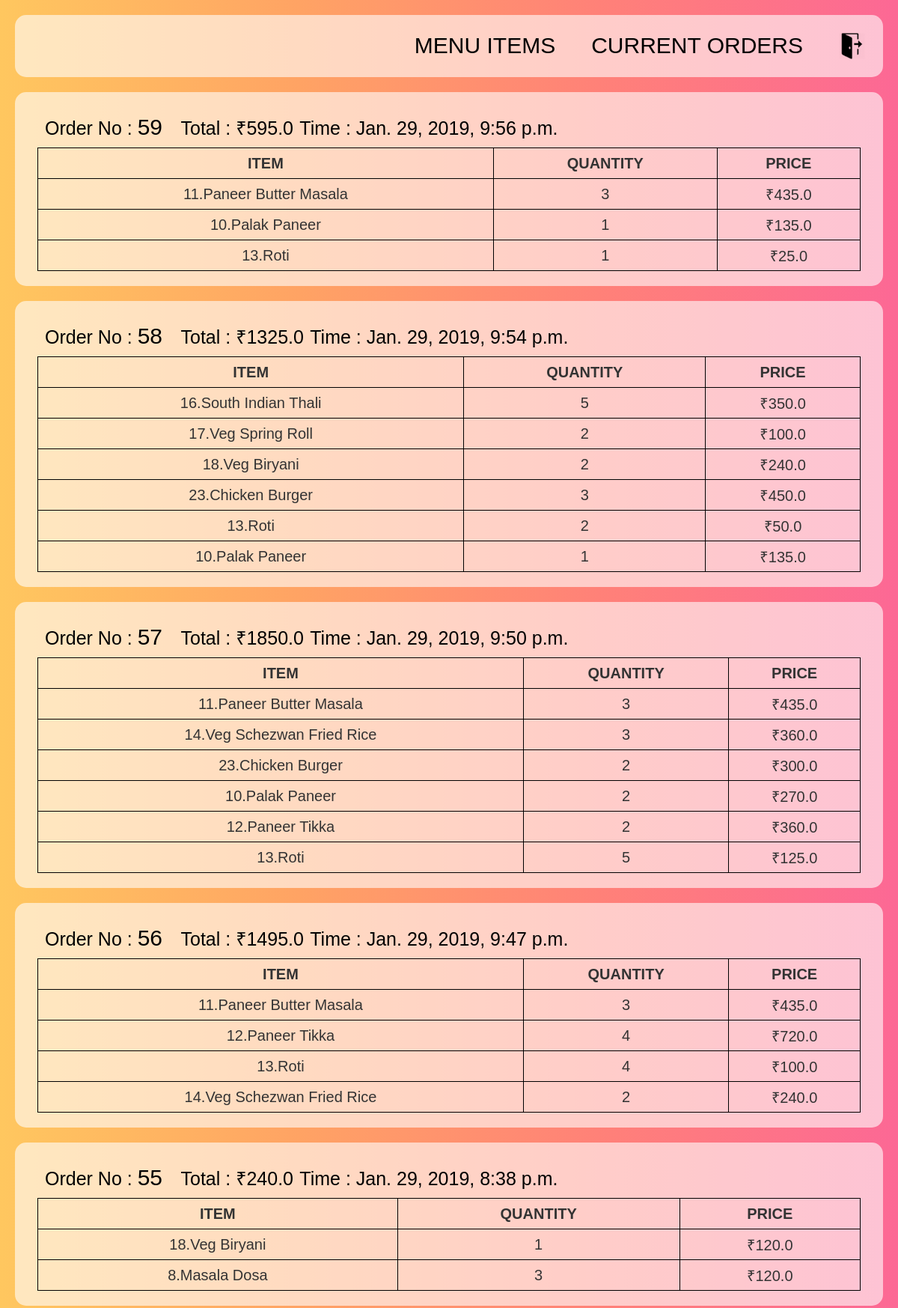
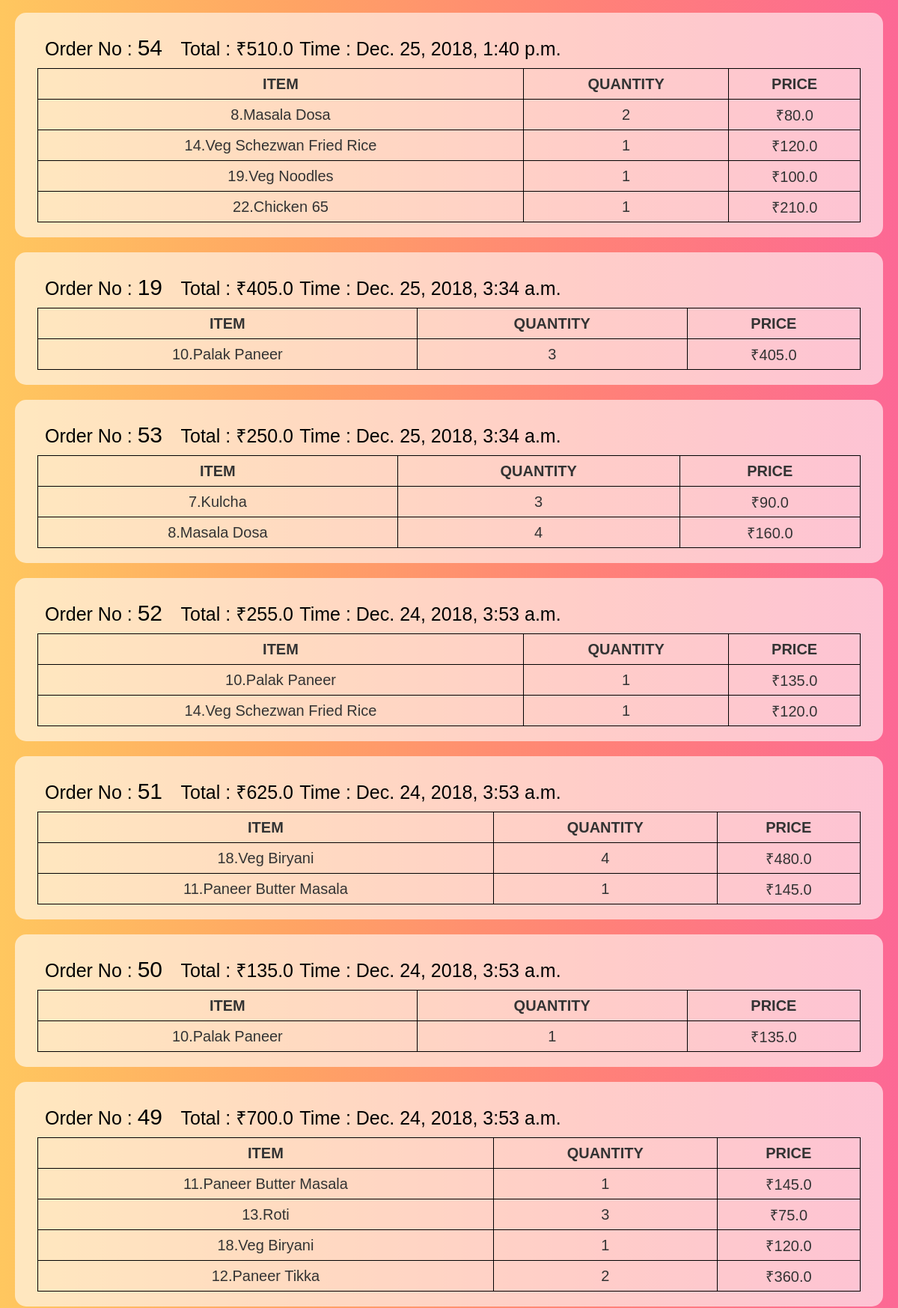
Page /showHistory/ (signed in, upper part) on the committed database (2 pictures, top to bottom).
### customer/models.py (models this page shows)
class History(models.Model):
	orderNum = models.IntegerField()
	timeStamp = models.DateTimeField()
	itemNum = models.IntegerField()
	itemName = models.CharField(max_length=30,default="NA")
	quantity = models.IntegerField(default=0)
	price = models.FloatField()

### SmartOrder/views.py (the view)
# urls.py: path('showHistory/',Rviews.showHistory,name="showHistory"),
@login_required(login_url='managerLogin')
def showHistory(request):
	history = History.objects.all().order_by("-timeStamp")
	orderNumbers = []
	for h in history:
		if(h.orderNum not in orderNumbers):
			orderNumbers.append(h.orderNum)
	orderItems = []
	for oListNum in orderNumbers:
		items = History.objects.filter(orderNum = oListNum)
		total=0
		if items:
			for i in items:
				total += i.price
			orderSet = {'orderNum':oListNum,'items':items,'time':items[0].timeStamp,'total':total}
			orderItems.append(orderSet)
	context = {'orderItems':orderItems}
	print(context['orderItems'][0])
	return render(request,"history.html",context)

### templates/history.html (shortened to what this page needs)
{%extends "restBase.html" %}
{%block body %}
<div class="navbar">
	{%load static%}
	<form method="GET" action="{% url 'managerLogout' %}">
		<button class="navButton" type="submit">
		<img src="{% static 'Images/logout.png' %}" class="image" alt="LOGOUT" align="left">
		</button>
	</form>
	<form method="GET" action="{% url 'currentOrderList' %}">
		<input class="navButton" type="submit" name="backup" value="CURRENT ORDERS">
	</form>
	<form method="GET" action="{% url 'showMenuItems' %}">
		<input class="navButton" type="submit" name="backup" value="MENU ITEMS">
	</form>
</div>
{%for order in orderItems%}
	<div class="outerContainer" id="{{order.orderNum}}">
		<p><small>Order No : </small>{{order.orderNum}}</p>
		<p><small>Total : ₹{{order.total}}</small>
		<small style="text-align: right">Time : {{order.time}}</small></p>
		<table class="table">
  			<tr>
			    <th>ITEM</th>
			    <th>QUANTITY</th>
			    <th>PRICE</th>
			</tr>
			{%for orderItem in order.items%}
				<tr>
					<td>{{orderItem.itemNum}}.{{orderItem.itemName}}</td>
					<td>{{orderItem.quantity}}</td>
					<td>₹{{orderItem.price}}</td>
				</tr>
			{%endfor%}
		</table>
	</div>
{%endfor%}
{%endblock body%}

### templates/restBase.html (style rules this page uses)
body { background-image: linear-gradient(to left,#fc6895,#ff8178,#ffa364,#ffc75f); }
body { padding: 0; margin : 0px; font-family: Helvetica; }
table { width: 100%; color: #333; border-collapse:collapse; border-spacing: 0; }
td, th { border: 1px solid black; height: 30px;font-size: 20px;text-align: center; border-radius: 10px;padding:5px; }
.outerContainer { margin: 20px; padding: 20px 30px; background-color: rgba(255,255,255,0.6); border-radius :15px; }
.navbar { overflow: hidden; background-color: rgba(255,255,255,0.6); border-radius: 15px; margin: 20px; }
.navbar form { float: right; }
.navButton { float: left; font-size: 30px; color: black; text-align: center; padding: 20px 20px; text-decoration: none; border: none; margin: 4px; border-radius: 15px; background: rgba(255,255,255,0.0); }
.image { height: 35px; padding: 0px; }

### templates/history.html (style rules this page uses)
p { font-size: 30px; display: inline-block; margin: 10px; }

### rows in the picture
History: time "Jan. 29, 2019, 9:56 p.m.", itemNum "11", itemName "Paneer Butter Masala", quantity "3", price "435.0"
History: itemNum "10", itemName "Palak Paneer", quantity "1", price "135.0"
History: itemNum "13", itemName "Roti", quantity "1", price "25.0"
History: time "Jan. 29, 2019, 9:54 p.m.", itemNum "16", itemName "South Indian Thali", quantity "5", price "350.0"
History: itemNum "17", itemName "Veg Spring Roll", quantity "2", price "100.0"
History: itemNum "18", itemName "Veg Biryani", quantity "2", price "240.0"
History: itemNum "23", itemName "Chicken Burger", quantity "3", price "450.0"
History: itemNum "13", itemName "Roti", quantity "2", price "50.0"
History: itemNum "10", itemName "Palak Paneer", quantity "1", price "135.0"
History: time "Jan. 29, 2019, 9:50 p.m.", itemNum "11", itemName "Paneer Butter Masala", quantity "3", price "435.0"
History: itemNum "14", itemName "Veg Schezwan Fried Rice", quantity "3", price "360.0"
History: itemNum "23", itemName "Chicken Burger", quantity "2", price "300.0"
History: itemNum "10", itemName "Palak Paneer", quantity "2", price "270.0"
History: itemNum "12", itemName "Paneer Tikka", quantity "2", price "360.0"
History: itemNum "13", itemName "Roti", quantity "5", price "125.0"
History: time "Jan. 29, 2019, 9:47 p.m.", itemNum "11", itemName "Paneer Butter Masala", quantity "3", price "435.0"
History: itemNum "12", itemName "Paneer Tikka", quantity "4", price "720.0"
History: itemNum "13", itemName "Roti", quantity "4", price "100.0"
History: itemNum "14", itemName "Veg Schezwan Fried Rice", quantity "2", price "240.0"
History: time "Jan. 29, 2019, 8:38 p.m.", itemNum "18", itemName "Veg Biryani", quantity "1", price "120.0"
History: itemNum "8", itemName "Masala Dosa", quantity "3", price "120.0"
History: time "Dec. 25, 2018, 1:40 p.m.", itemNum "8", itemName "Masala Dosa", quantity "2", price "80.0"
History: itemNum "14", itemName "Veg Schezwan Fried Rice", quantity "1", price "120.0"
History: itemNum "19", itemName "Veg Noodles", quantity "1", price "100.0"
History: itemNum "22", itemName "Chicken 65", quantity "1", price "210.0"
History: time "Dec. 25, 2018, 3:34 a.m.", itemNum "10", itemName "Palak Paneer", quantity "3", price "405.0"
History: time "Dec. 25, 2018, 3:34 a.m.", itemNum "7", itemName "Kulcha", quantity "3", price "90.0"
History: itemNum "8", itemName "Masala Dosa", quantity "4", price "160.0"
History: time "Dec. 24, 2018, 3:53 a.m.", itemNum "10", itemName "Palak Paneer", quantity "1", price "135.0"
History: itemNum "14", itemName "Veg Schezwan Fried Rice", quantity "1", price "120.0"
History: time "Dec. 24, 2018, 3:53 a.m.", itemNum "18", itemName "Veg Biryani", quantity "4", price "480.0"
History: itemNum "11", itemName "Paneer Butter Masala", quantity "1", price "145.0"
History: time "Dec. 24, 2018, 3:53 a.m.", itemNum "10", itemName "Palak Paneer", quantity "1", price "135.0"
History: time "Dec. 24, 2018, 3:53 a.m.", itemNum "11", itemName "Paneer Butter Masala", quantity "1", price "145.0"
History: itemNum "13", itemName "Roti", quantity "3", price "75.0"
History: itemNum "18", itemName "Veg Biryani", quantity "1", price "120.0"
History: itemNum "12", itemName "Paneer Tikka", quantity "2", price "360.0"

### other values in the picture
{{ order.orderNum }} "59" "58" "57" "56" "55" "54" "19" "53" "52" "51" "50" "49"
{{ order.total }} "595.0" "1325.0" "1850.0" "1495.0" "240.0" "510.0" "405.0" "250.0" "255.0" "625.0" "135.0" "700.0"
